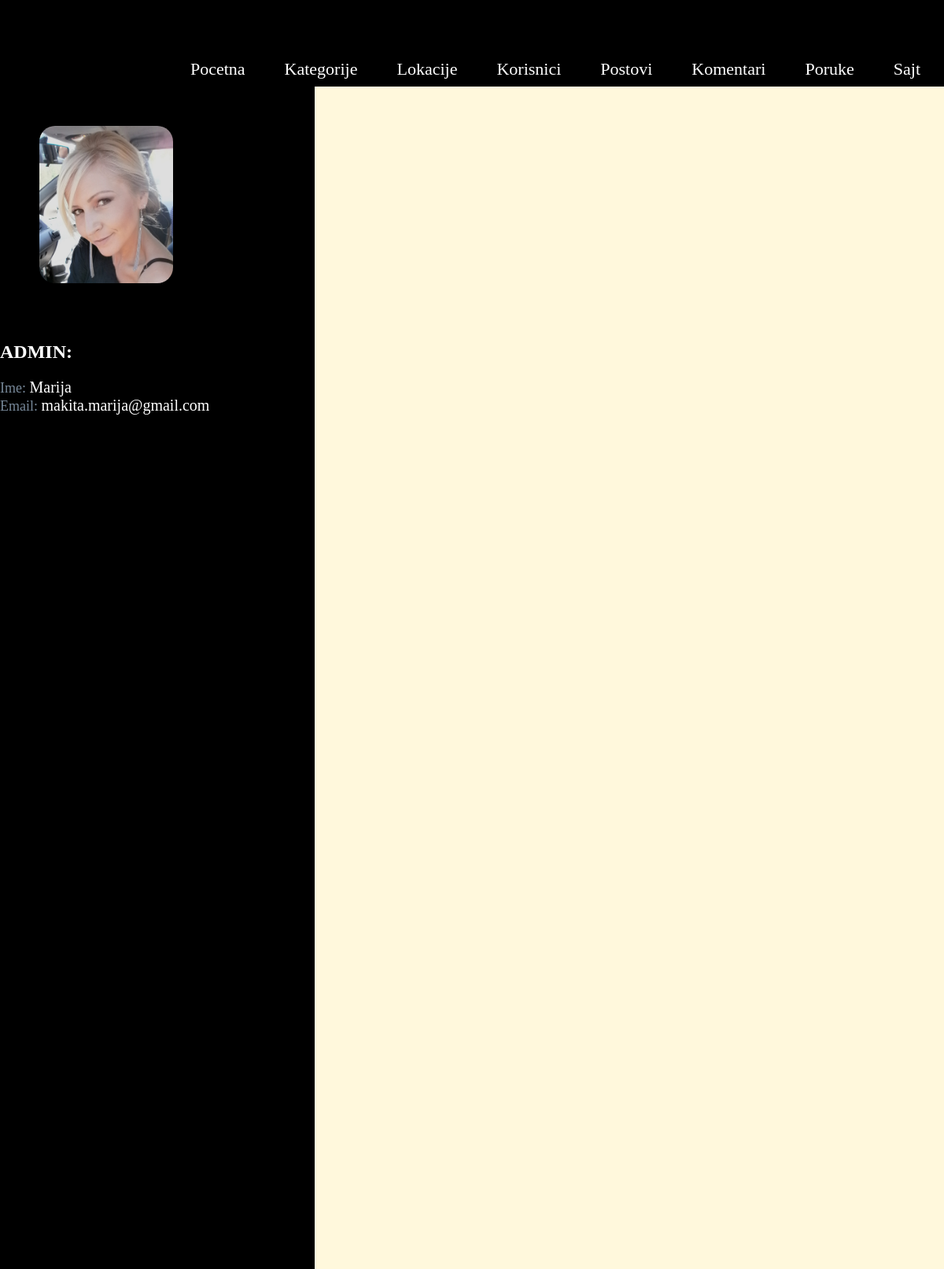
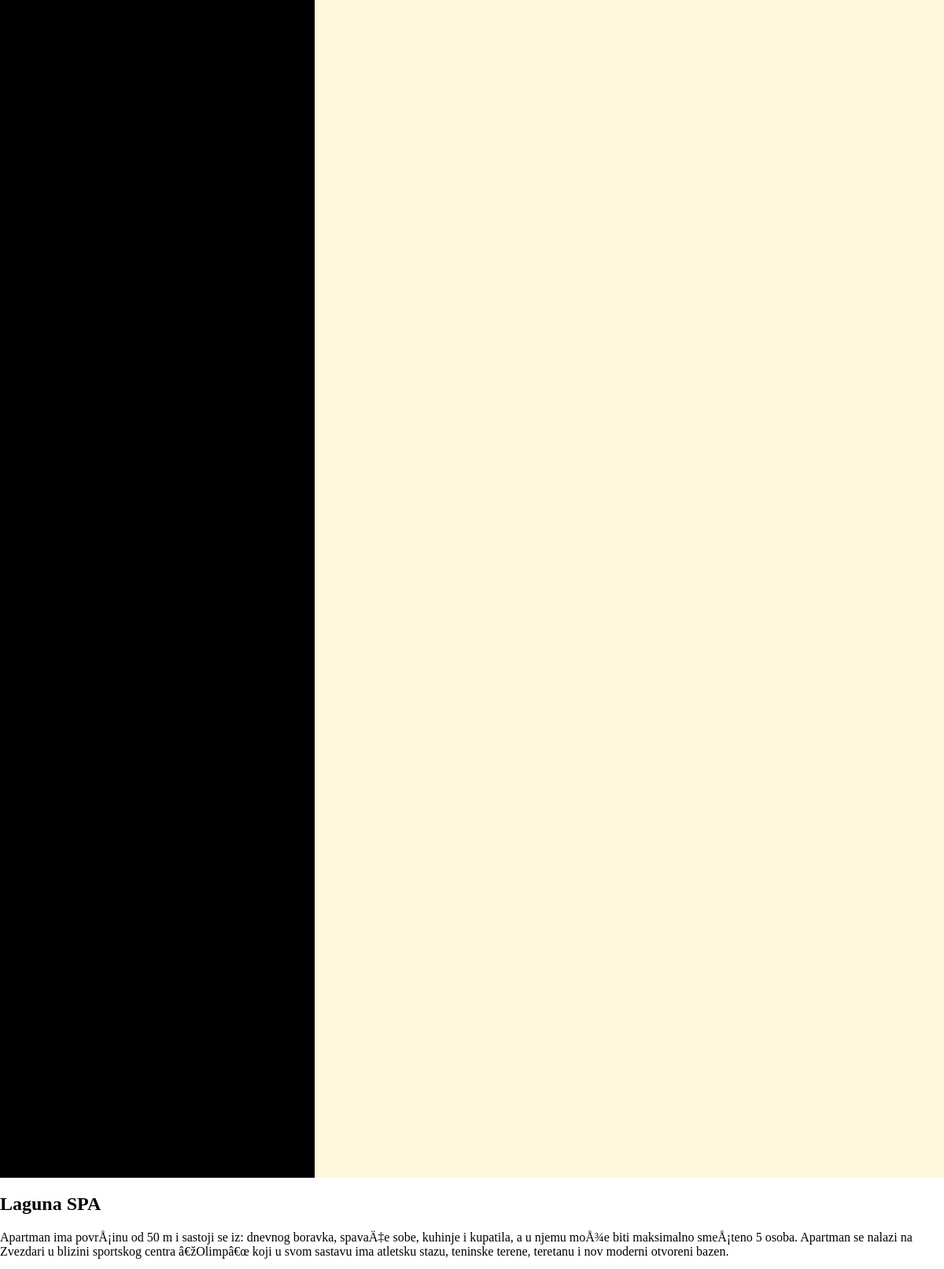
The page /admin/home.php?page=post&post_id=3 (signed in, upper part) on the database its author committed (2 pictures, top to bottom).
### tables this page shows
CREATE TABLE `user` (
  `id` int(11) NOT NULL,
  `name` varchar(255) NOT NULL,
  `email` varchar(255) NOT NULL,
  `password` varchar(255) NOT NULL,
  `date` timestamp NOT NULL DEFAULT CURRENT_TIMESTAMP,
  `admin` tinyint(4) NOT NULL DEFAULT '0',
  `status` tinyint(4) NOT NULL DEFAULT '0',
  `is_logged` tinyint(4) NOT NULL DEFAULT '0',
  `superadmin` tinyint(4) NOT NULL DEFAULT '0',
  `is_deleted` tinyint(4) NOT NULL DEFAULT '0',
  `is_blocked` tinyint(4) NOT NULL DEFAULT '0',
  `image` varchar(255) NOT NULL
);

CREATE TABLE `posts` (
  `post_id` int(11) NOT NULL,
  `title` varchar(255) NOT NULL,
  `content` text NOT NULL,
  `user_id` int(11) NOT NULL,
  `id_category` int(11) NOT NULL,
  `id_place` int(11) NOT NULL,
  `address` varchar(255) NOT NULL,
  `lat` double NOT NULL DEFAULT '0',
  `lon` double NOT NULL DEFAULT '0',
  `date` timestamp NOT NULL DEFAULT CURRENT_TIMESTAMP,
  `is_deleted` tinyint(4) NOT NULL DEFAULT '0',
  `post_img` longtext NOT NULL,
  `descript` varchar(1000) NOT NULL,
  `admin_approved` tinyint(4) NOT NULL DEFAULT '0',
  `rating` float NOT NULL
);

### models/Connect.php (called while the page is built, shortened)
<?php
class Connect{
    private static $_instance = null;
    public static function getInstance(){
        if(is_null(self::$_instance)){
            self::$_instance = new PDO("mysql:host=127.0.0.1;dbname=openserbia", "root", "");
        }
        return self::$_instance;
    }
}

### models/Model.php (called while the page is built, shortened)
<?php
abstract class Model
{
    public function __construct()
    {
        $this->db = Connect::getInstance();
    }
}

### models/User.php (called while the page is built, shortened)
<?php
class User extends Model
{
    public function getUserById($id){
        $query = $this->db->prepare('SELECT * FROM user WHERE id=?;');
        if( $query && $query->execute([$id]) ) {
            $result = $query->fetch(PDO::FETCH_ASSOC);
            return $result;
        }
        return null;
    }
}

### admin/controllers/post.php (called while the page is built, shortened)
<?php
$posts = new Post();
$pos = $posts->getPostById($_GET['post_id']);
include __DIR__ . '../../views/post.php';

### models/Post.php (called while the page is built, shortened)
<?php
class Post extends Model
{
    public function getPostById($post_id)
    {
       $query = $this->db->prepare('SELECT * FROM posts WHERE post_id=?');
       if($query && $query->execute([$post_id])) {
        return $query->fetch(PDO::FETCH_ASSOC);
        }
       return null;
    }
}

### admin/views/post.php (the view, shortened to what this page needs)
<div class="post post-<?php echo $pos['post_id']?>" data-post-id="<?php echo $pos['post_id']?>"">
        <?php
        echo "<h2>" . $pos['title']. "</h2>";
       echo "<p>" . $pos['descript']. "</p>";
            ?>
</div>

### admin/home.php (shortened to what this page needs)
<!DOCTYPE html>
<html>
<head>
    <link rel="stylesheet" type="text/css" href="../style.css">
</head>
<body>
<div id="wrapper">
<?php
    if($_SESSION['admin'] == 1) {
        $users = new User();
        $a = $users->getUserById($_SESSION['id']);
        ?>
        <div id="admin_header">
            <div class="nav" id="admin_nav">
                <ul>
                    <li><a href="home.php?page=home">Pocetna</a></li>
                    <li><a href="home.php?page=categories">Kategorije</a></li>
                    <li><a href="home.php?page=locations">Lokacije</a></li>
                    <li><a href="home.php?page=users">Korisnici</a></li>
                    <li><a href="home.php?page=posts">Postovi</a></li>
                    <li><a href="home.php?page=comments">Komentari</a></li>
                    <li><a href="home.php?page=inbox">Poruke</a></li>
                    <li><a href="../index.php">Sajt</a></li>
                </ul>
            </div>
        </div>
        <div class="content_admin">
            <div class="sidebar">
                <div class="nav">
                    <?php
                    echo "<img class='prof' src='../images/" . $a['image'] . "'><br>";
                    echo "<h2 class='admin'>ADMIN:</h2>";
                    echo "<span class='font'>Ime: </span><span class='admin_text'>" . $a['name'] . "</span><br>";
                    echo "<span class='font'>Email: </span><span class='admin_text'>" . $a['email'] . "</span><br>";
                    ?>
                </div>
            </div>
            <div class="main">
                <?php require_once __DIR__ . '/controllers/' . $_GET['page'] . '.php'; ?>
        </div>
        <?php
    }else{
        echo "<p class='err_admin'>Ne mozete pristupiti stranici  ukoliko niste admin.</p>";
    }
?>
</div>
</body>
</html>

### style.css (style rules this page uses)
body { margin:0; padding: 0; font-family: Tahoma; }
#wrapper { clear: both; margin: 0 auto; }
.nav { float: left; }
.nav ul { margin: 0; padding-top: 200px; list-style: none; }
.nav ul li { float: left; position: relative; background-color: rgba(0, 0, 0, 0.7); border-radius: 15px 15px 0 0 ; margin-right: 10px; }
.nav ul li a { display: block; text-decoration: none; padding: 15px 20px; height: 18px; font-size: 22px; }
.nav ul li a:link, .nav ul li a:visited { color: #fff; }
#admin_header { height: 100px; color: black; }
#admin_nav { height: 100px; }
#admin_nav ul { padding-top: 60px; }
img.prof { margin: 50px; width:170px; height:200px; border-radius: 20px; }
.font { font-size: 18px; color: lightslategray; }
.post { width: 1200px; overflow: hidden; margin-bottom: 20px; }
.content_admin { width: 100%; height: auto; }
.sidebar { width: 400px; float: left; background-color: black; height: 3000px; }
.main { background-color: cornsilk; height: 3000px; }
#admin_nav { background-color: black; float: right; }
#admin_header { background-color: black; height: 110px; }
.admin_text { color: white; font-size: 20px; }
h2.admin { color:white; }

### rows shown on the page
user: image (picture), name "Marija", email "makita.marija@gmail.com"
posts: title "Laguna SPA", descript "Apartman ima povrÅ¡inu od 50 m i sastoji se iz: dnevnog boravka, spavaÄ‡e sobe, kuhinje i kupatila, a u njemu moÅ¾e biti maksimalno smeÅ¡teno 5 osoba. Apartman se nalazi na Zvezdari u blizini sportskog centra â€žOlimpâ€œ koji u svom sastavu ima atletsku stazu, teninske terene, teretanu i nov moderni otvoreni bazen."
